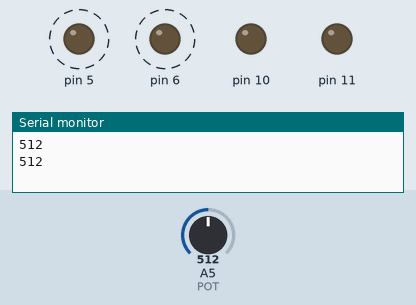
Recording of a sketch running on a simulated Arduino Uno, built with avr-gcc and run on an emulated ATmega328P. Shown: output pins drawn as LEDs (lit = HIGH), the last lines printed to the serial monitor. Dashed ring = blinking. The inputs (shaded band) are chosen by the test bench; at power-on: A5 (POT) = 512.

Above: at 2.8 s.
2.9 s: A5 (POT) set to 122
At 3.4 s:
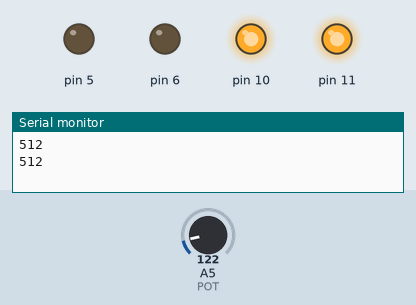
6.4 s: A5 (POT) set to 0
At 7.2 s:
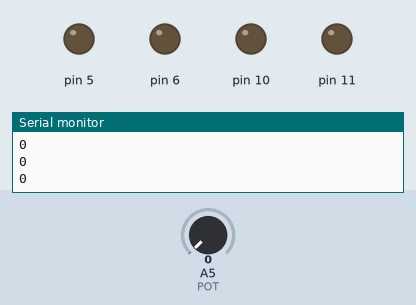
9.1 s: A5 (POT) set to 306
At 9.87 s:
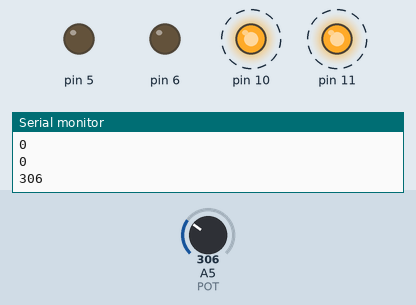
Timing chart, 0 to 18.6 s (numbered marks = the images above; inputs shaded):
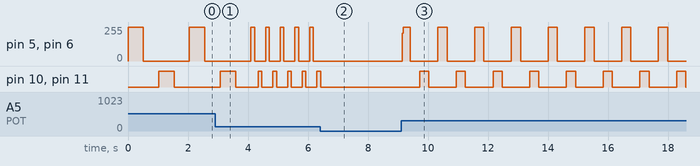

The sketch:

CODIGO_DEL_D.ino
```cpp
#define POT A5
int sensorValue = 0;


void setup()
{
  pinMode(POT,INPUT);
  Serial.begin (9600);
  pinMode (5, OUTPUT);

}

void loop()
{

  sensorValue = analogRead (POT);
  Serial.println (sensorValue );

 	analogWrite (5, 255);
  	analogWrite (6, 255);

 	delay (sensorValue);

 	analogWrite (5, 0);
  	analogWrite (6, 0);

 	delay (sensorValue);

 	analogWrite (10, 255);
  	analogWrite (11, 255);

 	delay (sensorValue);

 	analogWrite (10, 0);
  	analogWrite (11, 0);

 	delay (sensorValue);

}
```

Measured:
- after the input at 6.4 s, pin 5, pin 6: stops changing and stays 0/255; pin 10, pin 11: goes on until 6.4 s, then stays LOW
- after the input at 9.1 s, pin 5, pin 6: 0/255 → 209/255 at once, then moves between 0/255 and 255/255, repeating every 1.2 s; pin 10, pin 11: alternates HIGH for 0.31 s and LOW for 0.92 s, starting after 0.62 s
- by itself, pin 5, pin 6: alternates 255/255 for 0.12 s and 0/255 for 0.37 s
